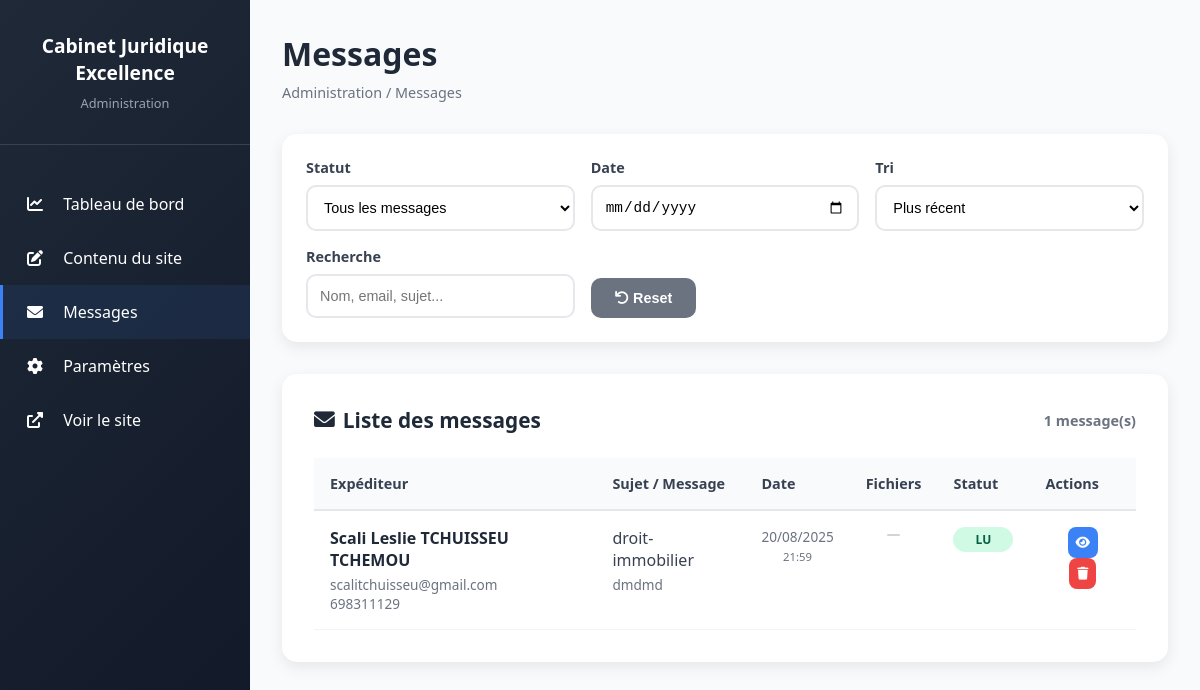
/admin/contacts (signed in), run on the app's committed database.
### tables this page shows
CREATE TABLE contacts (
                    id INTEGER PRIMARY KEY AUTOINCREMENT,
                    name VARCHAR(255) NOT NULL,
                    email VARCHAR(255) NOT NULL,
                    phone VARCHAR(50),
                    subject VARCHAR(255),
                    message TEXT NOT NULL,
                    status VARCHAR(20) DEFAULT 'new',
                    created_at DATETIME DEFAULT CURRENT_TIMESTAMP,
                    updated_at DATETIME DEFAULT CURRENT_TIMESTAMP
                );

### controllers/AdminController.php (called while the page is built, shortened)
<?php
require_once 'includes/Database.php';
class AdminController {
    private $db;
    public function __construct() {
        $database = new Database();
        $this->db = $database->getConnection();
    }
    public function contacts() {
        $contacts = $this->db->query("
            SELECT * FROM contacts
            ORDER BY created_at DESC
        ")->fetchAll(PDO::FETCH_ASSOC);
        include 'views/admin/contacts.php';
    }
}
?>

### index.php (called while the page is built, shortened)
<?php
require_once 'includes/Database.php';
$database = new Database();
$db = $database->getConnection();
$router = new Router();
$router->add('/', 'controllers/HomeController.php', 'index');
$router->add('/admin', 'controllers/AdminController.php', 'login');
$router->add('/admin/dashboard', 'controllers/AdminController.php', 'dashboard');
$router->add('/admin/content', 'controllers/AdminController.php', 'content');
$router->add('/admin/contacts', 'controllers/AdminController.php', 'contacts');
$router->add('/admin/message', 'controllers/AdminController.php', 'messageDetail');
$router->add('/admin/settings', 'controllers/AdminController.php', 'settings');
$router->add('/admin/logout', 'controllers/AdminController.php', 'logout');
$router->add('/contact', 'controllers/ContactController.php', 'submit');
$url = $_SERVER['REQUEST_URI'];
$url = strtok($url, '?');
$router->route($url);
?>

### includes/Database.php (called while the page is built, shortened)
<?php
class Database {
    private $connection = null;
    public function getConnection() {
        if ($this->connection === null) {
            try {
                $dbDir = dirname(DB_NAME);
                $this->connection = new PDO('sqlite:' . DB_NAME);
                $this->connection->setAttribute(PDO::ATTR_ERRMODE, PDO::ERRMODE_EXCEPTION);
                $this->connection->setAttribute(PDO::ATTR_DEFAULT_FETCH_MODE, PDO::FETCH_ASSOC);
                $this->connection->exec('PRAGMA foreign_keys = ON;');
                $this->connection->exec('PRAGMA journal_mode = WAL;');
                $this->connection->exec('PRAGMA synchronous = NORMAL;');
                $this->connection->exec('PRAGMA cache_size = 10000;');
                $this->connection->exec('PRAGMA temp_store = MEMORY;');
                $this->initializeTables();
            } catch (Exception $e) {
                error_log('Database Connection Error: ' . $e->getMessage());
                throw new Exception('Database connection failed: ' . $e->getMessage());
            }
        }
        return $this->connection;
    }
    private function initializeTables() {
        try {
            $this->connection->beginTransaction();
            foreach ($tables as $sql) {
                $this->connection->exec($sql);
            }
            $columns = $this->connection->query("PRAGMA table_info(news)")->fetchAll(PDO::FETCH_ASSOC);
            foreach ($columns as $column) {
                if ($column['name'] === 'order_position') {
                    $has_order_position = true;
                    break;
                }
            }
            $this->connection->commit();
        } catch (Exception $e) {
            $this->connection->rollBack();
            error_log('Error initializing tables: ' . $e->getMessage());
            throw $e;
        }
    }
    private function createIndexes() {
        $indexes = [
            "CREATE INDEX IF NOT EXISTS idx_contact_files_contact_id ON contact_files(contact_id)",
            "CREATE INDEX IF NOT EXISTS idx_contacts_status ON contacts(status)",
            "CREATE INDEX IF NOT EXISTS idx_contacts_created_at ON contacts(created_at)",
            "CREATE INDEX IF NOT EXISTS idx_contacts_email ON contacts(email)",
            "CREATE INDEX IF NOT EXISTS idx_site_content_section ON site_content(section)",
            "CREATE INDEX IF NOT EXISTS idx_services_active ON services(is_active, order_position)",
            "CREATE INDEX IF NOT EXISTS idx_team_members_active ON team_members(is_active, order_position)",
            "CREATE INDEX IF NOT EXISTS idx_news_active ON news(is_active, order_position)"
        ];
        foreach ($indexes as $index) {
            try {
                $this->connection->exec($index);
            } catch (PDOException $e) {
                error_log('Error creating index: ' . $e->getMessage());
                throw $e;
            }
        }
    }
}
?>

### views/admin/contacts.php (the view, shortened to what this page needs)
<!DOCTYPE html>
<html lang="fr">
<head>
    <link rel="stylesheet" href="https://cdnjs.cloudflare.com/ajax/libs/font-awesome/6.0.0/css/all.min.css">
</head>
<body>
    <div class="admin-layout">
        <aside class="sidebar">
            <div class="sidebar-header">
                <h2><?php echo defined('SITE_NAME') ? SITE_NAME : 'Cabinet Excellence'; ?></h2>
                <p>Administration</p>
            </div>
            <ul class="sidebar-nav">
                <li><a href="/admin/dashboard">
                    <i class="fas fa-chart-line"></i>
                    Tableau de bord
                </a></li>
                <li><a href="/admin/content">
                    <i class="fas fa-edit"></i>
                    Contenu du site
                </a></li>
                <li><a href="/admin/contacts" class="active">
                    <i class="fas fa-envelope"></i>
                    Messages
                </a></li>
                <li><a href="/admin/settings">
                    <i class="fas fa-cog"></i>
                    Paramètres
                </a></li>
                <li><a href="/" target="_blank">
                    <i class="fas fa-external-link-alt"></i>
                    Voir le site
                </a></li>
            </ul>
        </aside>
        <main class="main-content">
            <div class="page-header">
                <h1>Messages</h1>
                <div class="breadcrumb">Administration / Messages</div>
            </div>
            <div class="filters-bar">
                <form method="GET" id="filtersForm">
                    <div class="filters-grid">
                        <div class="filter-group">
                            <label class="filter-label">Statut</label>
                            <select name="status" class="filter-select" onchange="applyFilters()">
                                <option value="">Tous les messages</option>
                            </select>
                        </div>
                        <div class="filter-group">
                            <label class="filter-label">Date</label>
                            <input type="date" name="date" class="filter-input" value="<?php echo $_GET['date'] ?? ''; ?>" onchange="applyFilters()">
                        </div>
                        <div class="filter-group">
                            <label class="filter-label">Tri</label>
                            <select name="sort" class="filter-select" onchange="applyFilters()">
                                <option value="newest" <?php echo (isset($_GET['sort']) && $_GET['sort'] === 'newest') ? 'selected' : ''; ?>>Plus récent</option>
                            </select>
                        </div>
                        <div class="filter-group">
                            <label class="filter-label">Recherche</label>
                            <input type="text" name="search" class="filter-input" placeholder="Nom, email, sujet..." value="<?php echo $_GET['search'] ?? ''; ?>" oninput="applyFilters()">
                        </div>
                        <div class="filter-group">
                            <label class="filter-label">&nbsp;</label>
                            <div class="filter-buttons">
                                <button type="button" class="btn btn-secondary" onclick="resetFilters()">
                                    <i class="fas fa-undo"></i> Reset
                                </button>
                            </div>
                        </div>
                    </div>
                </form>
            </div>
            <div class="messages-section">
                <h2 class="section-title">
                    <i class="fas fa-envelope"></i>
                    Liste des messages
                    <span style="margin-left: auto; font-size: 0.9rem; color: #6b7280;" id="message-count">
                    </span>
                </h2>
                <?php if (empty($contacts)): ?>
                    <div class="empty-state">
                        <i class="fas fa-inbox"></i>
                        <h3>Aucun message</h3>
                        <p>Il n'y a pas de messages correspondant à vos critères.</p>
                    </div>
                <?php else: ?>
                    <div style="overflow-x: auto;">
                        <table class="messages-table" id="messages-table">
                            <thead>
                                <tr>
                                    <th>Expéditeur</th>
                                    <th>Sujet / Message</th>
                                    <th>Date</th>
                                    <th>Fichiers</th>
                                    <th>Statut</th>
                                    <th>Actions</th>
                                </tr>
                            </thead>
                            <tbody id="messages-tbody">
                                <?php foreach ($contacts as $contact): ?>
                                    <tr class="message-row"
                                        data-name="<?php echo htmlspecialchars(strtolower($contact['name'])); ?>"
                                        data-email="<?php echo htmlspecialchars(strtolower($contact['email'])); ?>"
                                        data-subject="<?php echo htmlspecialchars(strtolower($contact['subject'] ?? '')); ?>"
                                        data-message="<?php echo htmlspecialchars(strtolower($contact['message'])); ?>"
                                        data-date="<?php echo date('Y-m-d', strtotime($contact['created_at'])); ?>"
                                        data-status="<?php echo htmlspecialchars($contact['status']); ?>"
                                        data-timestamp="<?php echo strtotime($contact['created_at']); ?>">
                                        <td>
                                            <div class="message-name"><?php echo htmlspecialchars($contact['name']); ?></div>
                                            <div class="message-email"><?php echo htmlspecialchars($contact['email']); ?></div>
                                            <?php if (!empty($contact['phone'])): ?>
                                                <div class="message-email"><?php echo htmlspecialchars($contact['phone']); ?></div>
                                            <?php endif; ?>
                                        </td>
                                        <td>
                                            <div class="message-subject"><?php echo htmlspecialchars($contact['subject'] ?: 'Aucun sujet'); ?></div>
                                            <div class="message-preview"><?php echo htmlspecialchars(substr($contact['message'], 0, 100)) . (strlen($contact['message']) > 100 ? '...' : ''); ?></div>
                                        </td>
                                        <td class="message-date">
                                            <?php echo date('d/m/Y', strtotime($contact['created_at'])); ?><br>
                                            <small><?php echo date('H:i', strtotime($contact['created_at'])); ?></small>
                                        </td>
                                        <td>
                                            <div class="files-indicator">
                                                <?php
                                                $fileStmt = $this->db->prepare("SELECT COUNT(*) FROM contact_files WHERE contact_id = ?");
                                                $fileStmt->execute([$contact['id']]);
                                                $fileCount = $fileStmt->fetchColumn();
                                                ?>
                                                <?php if ($fileCount > 0): ?>
                                                    <i class="fas fa-paperclip"></i>
                                                    <span class="files-count"><?php echo $fileCount; ?></span>
                                                <?php else: ?>
                                                    <i class="fas fa-minus no-files"></i>
                                                <?php endif; ?>
                                            </div>
                                        </td>
                                        <td>
                                            <span class="status-badge <?php echo $contact['status'] === 'new' ? 'status-new' : 'status-read'; ?>">
                                                <?php echo $contact['status'] === 'new' ? 'Nouveau' : 'Lu'; ?>
                                            </span>
                                        </td>
                                        <td class="actions-cell">
                                            <button class="action-btn btn-view" onclick="event.stopPropagation(); viewMessage(<?php echo $contact['id']; ?>)" title="Voir">
                                                <i class="fas fa-eye"></i>
                                            </button>
                                            <button class="action-btn btn-delete" onclick="event.stopPropagation(); deleteMessage(<?php echo $contact['id']; ?>)" title="Supprimer">
                                                <i class="fas fa-trash"></i>
                                            </button>
                                        </td>
                                    </tr>
                                <?php endforeach; ?>
                            </tbody>
                        </table>
                    </div>
                <?php endif; ?>
            </div>
        </main>
    </div>
</body>
</html>

### data on the page
contacts: name "Scali Leslie TCHUISSEU TCHEMOU", email "scalitchuisseu@gmail.com", phone "698311129", subject "droit-immobilier", message "dmdmd", created_at "20/08/2025", created_at "21:59", status "LU"

### other printed values
SITE_NAME "Cabinet Juridique Excellence"
